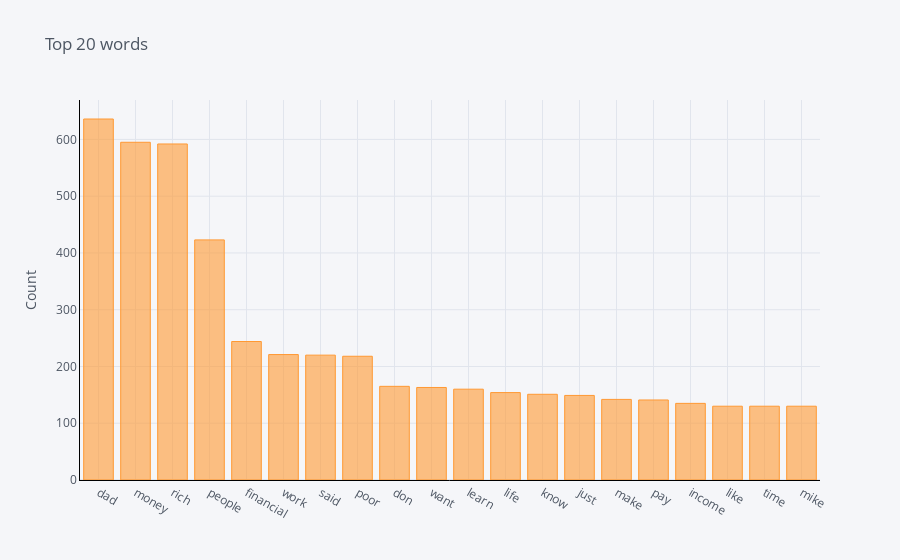

Notebook code for this chart:
### Code cell
common_words = get_top_n_words(sentence_df['Text'],1, 20)
df2 = pd.DataFrame(common_words, columns = ['ReviewText' , 'count'])
df2.groupby('ReviewText').sum()['count'].sort_values(ascending=False).iplot(
    kind='bar', yTitle='Count', linecolor='black', title='Top 20 words', colors= 'orange')

### Figure 1 — Plotly figure (JSON) as saved in the notebook; plotly's stock layout.template omitted (floating-point values rounded to 4 significant figures)
{"data": [{"marker": {"color": "rgba(255, 153, 51, 0.6)", "line": {"color": "rgba(255, 153, 51, 1.0)", "width": 1}}, "name": "count", "orientation": "v", "text": "", "type": "bar", "x": ["dad", "money", "rich", "people", "financial", "work", "said", "poor", "don", "want", "learn", "life", "know", "just", "make", "pay", "income", "like", "time", "mike"], "y": [636, 595, 592, 423, 244, 221, 220, 218, 165, 163, 160, 154, 151, 149, 142, 141, 135, 130, 130, 130]}], "layout": {"legend": {"bgcolor": "#F5F6F9", "font": {"color": "#4D5663"}}, "paper_bgcolor": "#F5F6F9", "plot_bgcolor": "#F5F6F9", "title": {"font": {"color": "#4D5663"}, "text": "Top 20 words"}, "xaxis": {"gridcolor": "#E1E5ED", "linecolor": "black", "showgrid": true, "tickfont": {"color": "#4D5663"}, "title": {"font": {"color": "#4D5663"}, "text": ""}, "zerolinecolor": "#E1E5ED"}, "yaxis": {"gridcolor": "#E1E5ED", "linecolor": "black", "showgrid": true, "tickfont": {"color": "#4D5663"}, "title": {"font": {"color": "#4D5663"}, "text": "Count"}, "zerolinecolor": "#E1E5ED"}}}
